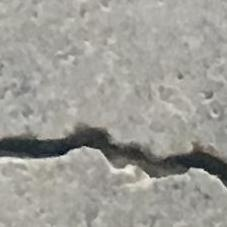
#> input picture test_unbalanced/anomaly/0.jpg, 227 x 227 px
$ python data_visualization.py
#> lines starting #> are read from the running program, lines starting #| are printed output that depends on the picture; after the words box and inside, x2 and y2 are one past the last pixel; in counts of white or black regions, pixels touching at a corner belong together
import cv2
import matplotlib.pyplot as plt

rgb_image = cv2.imread('test_unbalanced/anomaly/0.jpg', cv2.COLOR_BGR2RGB)
#> rgb_image is the input picture: shape (227, 227, 3); mean B, G, R 150.8, 156.6, 157.6
greyscale_image = cv2.imread('test_unbalanced/anomaly/0.jpg', cv2.IMREAD_GRAYSCALE)
#> greyscale_image: shape (227, 227); min 1, max 244, mean 156.3
resized_image = cv2.resize(greyscale_image, (32, 32))
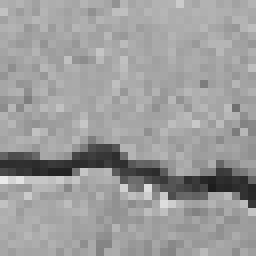
#> resized_image: shape (32, 32) (shown 8 times larger); min 29, max 234, mean 156.4
blur_image = cv2.GaussianBlur(resized_image, (9, 9), 0)
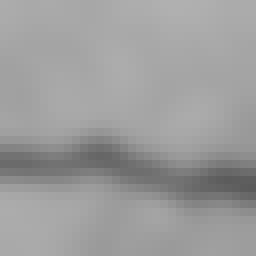
#> blur_image: shape (32, 32) (shown 8 times larger); min 91, max 176, mean 156.4
threshold_image = cv2.adaptiveThreshold(
    blur_image,
    maxValue=255.0,
    adaptiveMethod=cv2.ADAPTIVE_THRESH_GAUSSIAN_C,
    thresholdType=cv2.THRESH_BINARY_INV,
    blockSize=9,
    C=9
)
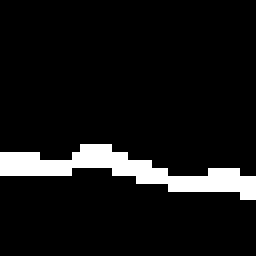
#> threshold_image: shape (32, 32) (shown 8 times larger); 8.1% white in thin lines or dots, all inside (x1, y1, x2, y2) = (0, 18, 32, 25)

plt.imshow(rgb_image)
plt.show()

for image in [greyscale_image, resized_image, blur_image, threshold_image]:
    plt.imshow(image, cmap='gray')
    plt.show()
#> this loop made 4 passes

$ run again, with test_unbalanced/anomaly/1.jpg copied over test_unbalanced/anomaly/0.jpg
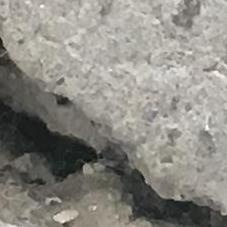
#> input picture test_unbalanced/anomaly/1.jpg, 227 x 227 px
#> rgb_image is the input picture: shape (227, 227, 3); mean B, G, R 131, 137.6, 139.8
#> `blur_image = cv2.GaussianBlur(resized_image, (9, 9), 0)`:
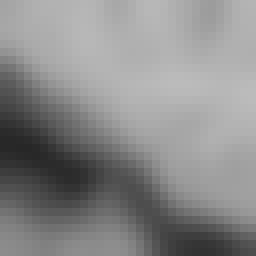
#> blur_image: shape (32, 32) (shown 8 times larger); min 39, max 187, mean 137.1
#> `threshold_image = cv2.adaptiveThreshold( blur_image, maxValue=255.0, a..`:
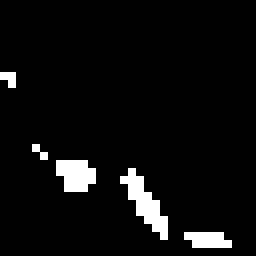
#> threshold_image: shape (32, 32) (shown 8 times larger); 5.1% white in thin lines or dots, all inside (x1, y1, x2, y2) = (0, 9, 29, 31)
#> the loop `for image in [greyscale_image, resized_image, blur_image, threshold_im..` made 4 passes

$ run again, with test_unbalanced/anomaly/10.jpg copied over test_unbalanced/anomaly/0.jpg
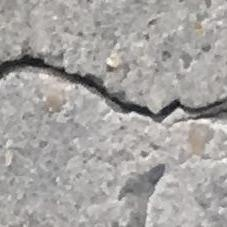
#> input picture test_unbalanced/anomaly/10.jpg, 227 x 227 px
#> rgb_image is the input picture: shape (227, 227, 3); mean B, G, R 161.6, 163.8, 166.1
#> `blur_image = cv2.GaussianBlur(resized_image, (9, 9), 0)`:
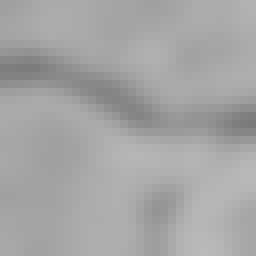
#> blur_image: shape (32, 32) (shown 8 times larger); min 123, max 185, mean 164.6
#> `threshold_image = cv2.adaptiveThreshold( blur_image, maxValue=255.0, a..`:
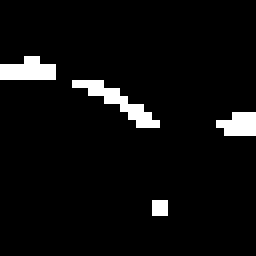
#> threshold_image: shape (32, 32) (shown 8 times larger); 5.1% white in thin lines or dots, all inside (x1, y1, x2, y2) = (0, 7, 32, 27)
#> the loop `for image in [greyscale_image, resized_image, blur_image, threshold_im..` made 4 passes

$ run again, with test_unbalanced/anomaly/11.jpg copied over test_unbalanced/anomaly/0.jpg
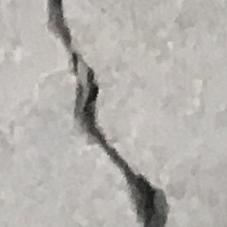
#> input picture test_unbalanced/anomaly/11.jpg, 227 x 227 px
#> rgb_image is the input picture: shape (227, 227, 3); mean B, G, R 173.6, 177.7, 180.7
#> `blur_image = cv2.GaussianBlur(resized_image, (9, 9), 0)`:
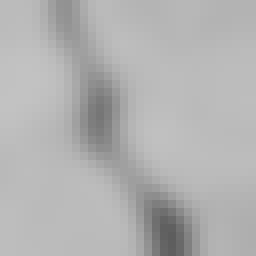
#> blur_image: shape (32, 32) (shown 8 times larger); min 93, max 194, mean 177.8
#> `threshold_image = cv2.adaptiveThreshold( blur_image, maxValue=255.0, a..`:
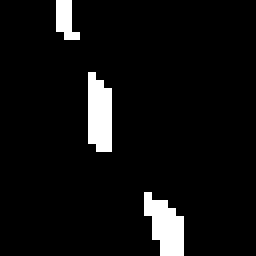
#> threshold_image: shape (32, 32) (shown 8 times larger); 6.1% white; 3 white regions (1 under 20 px), largest, box (x1, y1, x2, y2) and area: (11, 9, 14, 19) 26, (18, 24, 23, 32) 26
#> the loop `for image in [greyscale_image, resized_image, blur_image, threshold_im..` made 4 passes
